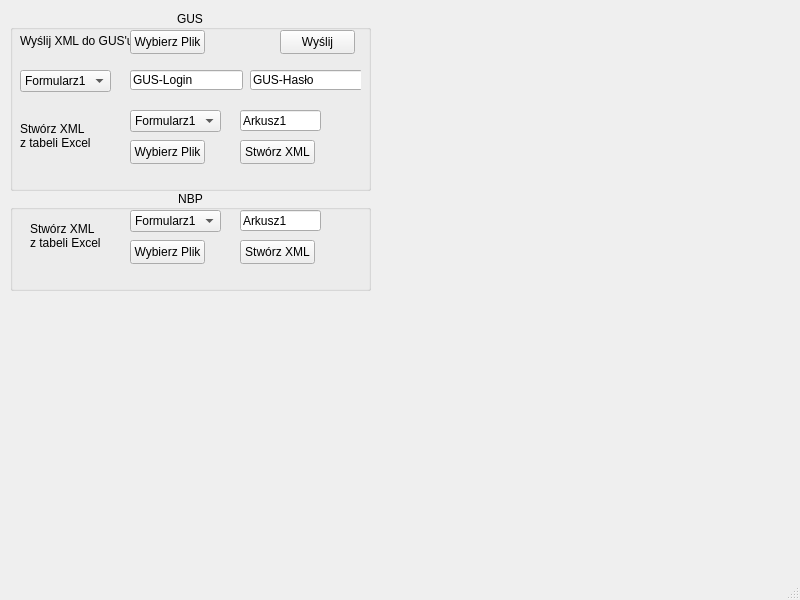
<?xml version="1.0" encoding="UTF-8"?>
<ui version="4.0">
 <class>MainWindow</class>
 <widget class="QMainWindow" name="MainWindow">
  <property name="geometry">
   <rect>
    <x>0</x>
    <y>0</y>
    <width>800</width>
    <height>600</height>
   </rect>
  </property>
  <property name="windowTitle">
   <string>MainWindow</string>
  </property>
  <widget class="QWidget" name="centralwidget">
   <widget class="QGroupBox" name="groupBox">
    <property name="geometry">
     <rect>
      <x>10</x>
      <y>10</y>
      <width>361</width>
      <height>181</height>
     </rect>
    </property>
    <property name="title">
     <string>GUS</string>
    </property>
    <property name="alignment">
     <set>Qt::AlignCenter</set>
    </property>
    <widget class="QWidget" name="CreateXML_GUS" native="true">
     <property name="geometry">
      <rect>
       <x>10</x>
       <y>90</y>
       <width>301</width>
       <height>71</height>
      </rect>
     </property>
     <widget class="QLabel" name="label_4">
      <property name="geometry">
       <rect>
        <x>0</x>
        <y>20</y>
        <width>71</width>
        <height>31</height>
       </rect>
      </property>
      <property name="text">
       <string>Stwórz XML z tabeli Excel</string>
      </property>
      <property name="wordWrap">
       <bool>true</bool>
      </property>
     </widget>
     <widget class="QWidget" name="createXML_1" native="true">
      <property name="geometry">
       <rect>
        <x>110</x>
        <y>10</y>
        <width>201</width>
        <height>61</height>
       </rect>
      </property>
      <widget class="QComboBox" name="GUSForm">
       <property name="geometry">
        <rect>
         <x>0</x>
         <y>0</y>
         <width>91</width>
         <height>22</height>
        </rect>
       </property>
       <item>
        <property name="text">
         <string>Formularz1</string>
        </property>
       </item>
       <item>
        <property name="text">
         <string>Formularz2</string>
        </property>
       </item>
      </widget>
      <widget class="QLineEdit" name="GUS_sheetname">
       <property name="geometry">
        <rect>
         <x>110</x>
         <y>0</y>
         <width>81</width>
         <height>21</height>
        </rect>
       </property>
       <property name="text">
        <string>Arkusz1</string>
       </property>
      </widget>
      <widget class="QPushButton" name="CreateXML_GUS_2">
       <property name="geometry">
        <rect>
         <x>110</x>
         <y>30</y>
         <width>75</width>
         <height>24</height>
        </rect>
       </property>
       <property name="text">
        <string>Stwórz XML</string>
       </property>
      </widget>
      <widget class="QPushButton" name="WybierzPlik_GUS_3">
       <property name="geometry">
        <rect>
         <x>0</x>
         <y>30</y>
         <width>75</width>
         <height>24</height>
        </rect>
       </property>
       <property name="text">
        <string>Wybierz Plik</string>
       </property>
      </widget>
     </widget>
    </widget>
    <widget class="QWidget" name="sendToGUSwidget" native="true">
     <property name="geometry">
      <rect>
       <x>10</x>
       <y>20</y>
       <width>341</width>
       <height>71</height>
      </rect>
     </property>
     <widget class="QLabel" name="label_2">
      <property name="geometry">
       <rect>
        <x>0</x>
        <y>0</y>
        <width>111</width>
        <height>21</height>
       </rect>
      </property>
      <property name="text">
       <string>Wyślij XML do GUS'u</string>
      </property>
     </widget>
     <widget class="QPushButton" name="SendToGus">
      <property name="geometry">
       <rect>
        <x>260</x>
        <y>0</y>
        <width>75</width>
        <height>24</height>
       </rect>
      </property>
      <property name="text">
       <string>Wyślij</string>
      </property>
     </widget>
     <widget class="QPushButton" name="WybierzPlik_GUS_2">
      <property name="geometry">
       <rect>
        <x>110</x>
        <y>0</y>
        <width>75</width>
        <height>24</height>
       </rect>
      </property>
      <property name="text">
       <string>Wybierz Plik</string>
      </property>
     </widget>
     <widget class="QLineEdit" name="lineEdit">
      <property name="geometry">
       <rect>
        <x>110</x>
        <y>40</y>
        <width>113</width>
        <height>20</height>
       </rect>
      </property>
      <property name="text">
       <string>GUS-Login</string>
      </property>
     </widget>
     <widget class="QLineEdit" name="lineEdit_2">
      <property name="geometry">
       <rect>
        <x>230</x>
        <y>40</y>
        <width>113</width>
        <height>20</height>
       </rect>
      </property>
      <property name="text">
       <string>GUS-Hasło</string>
      </property>
     </widget>
     <widget class="QComboBox" name="GUSForm_2">
      <property name="geometry">
       <rect>
        <x>0</x>
        <y>40</y>
        <width>91</width>
        <height>22</height>
       </rect>
      </property>
      <item>
       <property name="text">
        <string>Formularz1</string>
       </property>
      </item>
      <item>
       <property name="text">
        <string>Formularz2</string>
       </property>
      </item>
     </widget>
    </widget>
   </widget>
   <widget class="QGroupBox" name="groupBox_2">
    <property name="geometry">
     <rect>
      <x>10</x>
      <y>190</y>
      <width>361</width>
      <height>101</height>
     </rect>
    </property>
    <property name="title">
     <string>NBP</string>
    </property>
    <property name="alignment">
     <set>Qt::AlignCenter</set>
    </property>
    <widget class="QWidget" name="createXML_NBP" native="true">
     <property name="geometry">
      <rect>
       <x>10</x>
       <y>20</y>
       <width>301</width>
       <height>61</height>
      </rect>
     </property>
     <widget class="QLabel" name="label_3">
      <property name="geometry">
       <rect>
        <x>10</x>
        <y>10</y>
        <width>71</width>
        <height>31</height>
       </rect>
      </property>
      <property name="text">
       <string>Stwórz XML z tabeli Excel</string>
      </property>
      <property name="wordWrap">
       <bool>true</bool>
      </property>
     </widget>
     <widget class="QWidget" name="createXML_2" native="true">
      <property name="geometry">
       <rect>
        <x>110</x>
        <y>0</y>
        <width>191</width>
        <height>61</height>
       </rect>
      </property>
      <widget class="QComboBox" name="NBPForm">
       <property name="geometry">
        <rect>
         <x>0</x>
         <y>0</y>
         <width>91</width>
         <height>22</height>
        </rect>
       </property>
       <item>
        <property name="text">
         <string>Formularz1</string>
        </property>
       </item>
       <item>
        <property name="text">
         <string>Formularz2</string>
        </property>
       </item>
      </widget>
      <widget class="QLineEdit" name="NBP_sheetname">
       <property name="geometry">
        <rect>
         <x>110</x>
         <y>0</y>
         <width>81</width>
         <height>21</height>
        </rect>
       </property>
       <property name="text">
        <string>Arkusz1</string>
       </property>
      </widget>
      <widget class="QPushButton" name="CreateXML_NBP">
       <property name="geometry">
        <rect>
         <x>110</x>
         <y>30</y>
         <width>75</width>
         <height>24</height>
        </rect>
       </property>
       <property name="text">
        <string>Stwórz XML</string>
       </property>
      </widget>
      <widget class="QPushButton" name="WybierzPlik_NBP">
       <property name="geometry">
        <rect>
         <x>0</x>
         <y>30</y>
         <width>75</width>
         <height>24</height>
        </rect>
       </property>
       <property name="text">
        <string>Wybierz Plik</string>
       </property>
      </widget>
     </widget>
    </widget>
   </widget>
  </widget>
  <widget class="QMenuBar" name="menubar">
   <property name="geometry">
    <rect>
     <x>0</x>
     <y>0</y>
     <width>800</width>
     <height>21</height>
    </rect>
   </property>
  </widget>
  <widget class="QStatusBar" name="statusbar"/>
 </widget>
 <resources/>
 <connections/>
</ui>
